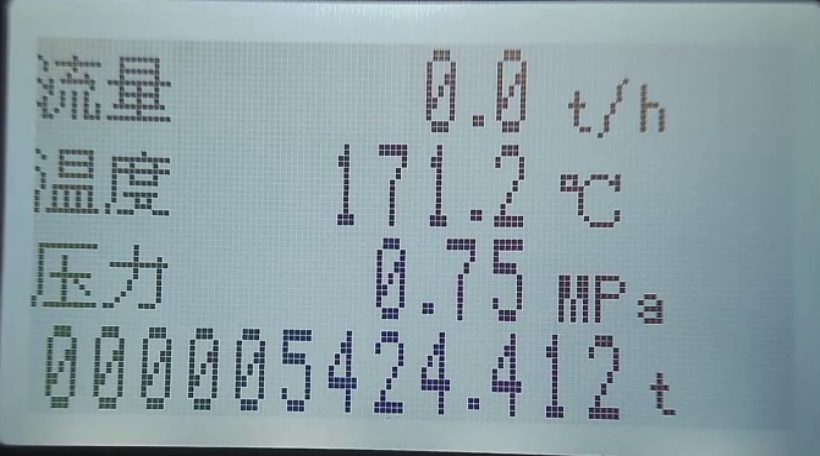
#> input picture 20260409_work4/test.jpg, 820 x 456 px
$ python -i image_processor.py   (imports and definitions only)
#> lines starting #> are read from the running program, lines starting #| are printed output that depends on the picture
#> further down, picture is the input picture: shape (456, 820, 3); mean B, G, R 165.8, 159.9, 140.9
# -*- coding: utf-8 -*-
import cv2
import numpy as np


class ImageProcessor:

    # ── 傅里叶频谱 ────────────────────────────────────────────────────────────

    def compute_spectrum(self, img: np.ndarray) -> np.ndarray:
        """计算图像的傅里叶频谱（对数幅度，MAGMA 伪彩色，固定 512×512 输出）"""
        gray = cv2.cvtColor(img, cv2.COLOR_BGR2GRAY) if len(img.shape) == 3 else img
        dft_shift = np.fft.fftshift(np.fft.fft2(gray.astype(np.float32)))
        log_mag = np.log1p(np.abs(dft_shift))
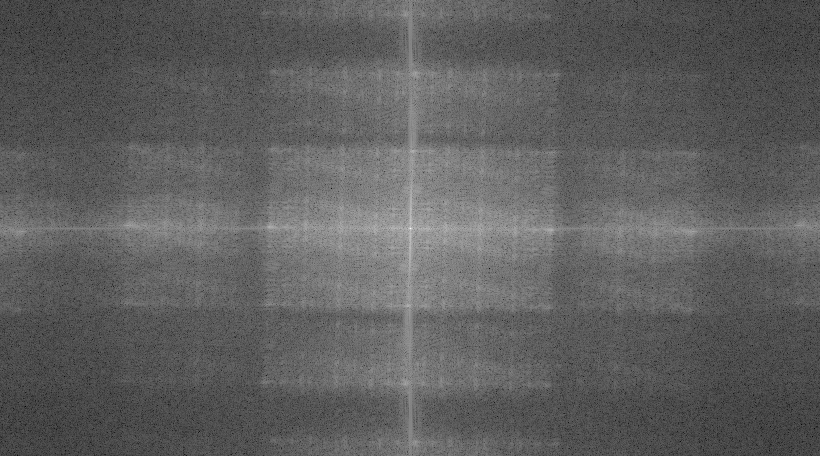
#> log_mag: shape (456, 820) float64; min 1.29, max 17.87, mean 7.48; drawn with min black and max white
        normalized = cv2.normalize(log_mag, None, 0, 255, cv2.NORM_MINMAX).astype(np.uint8)
        colored = cv2.applyColorMap(normalized, cv2.COLORMAP_MAGMA)
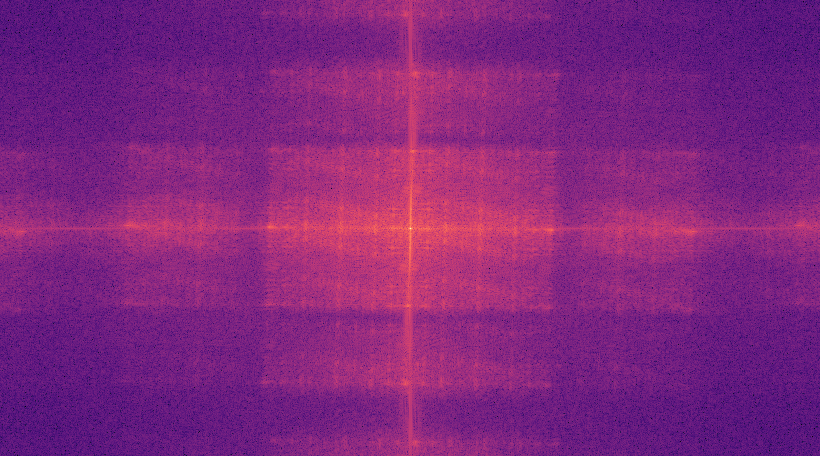
#> colored: shape (456, 820, 3); mean B, G, R 126.2, 36.7, 129
        return cv2.resize(colored, (512, 512), interpolation=cv2.INTER_LINEAR)
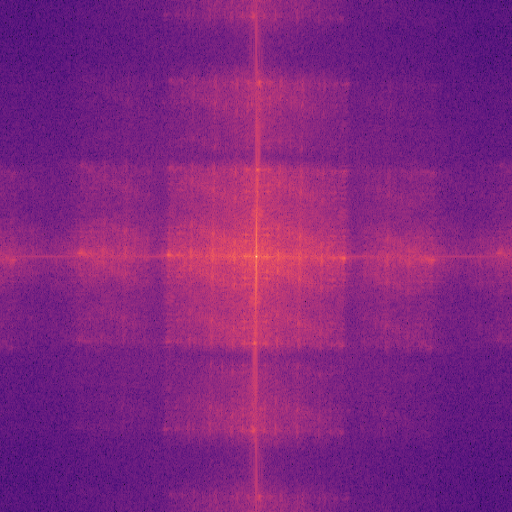
#> returned value: shape (512, 512, 3); mean of channels 0, 1, 2 126.1, 36.6, 128.8; drawn as B, G, R

    # ── 空间域变换 ────────────────────────────────────────────────────────────

    # [74 lines left out: functions zoom, translate, rotate, gaussian_smooth, laplacian_sharpen, median_denoise and 4 more, not called in this run]

>>> import cv2
>>> picture = cv2.imread('../../20260409_work4/test.jpg')
>>> result = ImageProcessor().compute_spectrum(picture)
